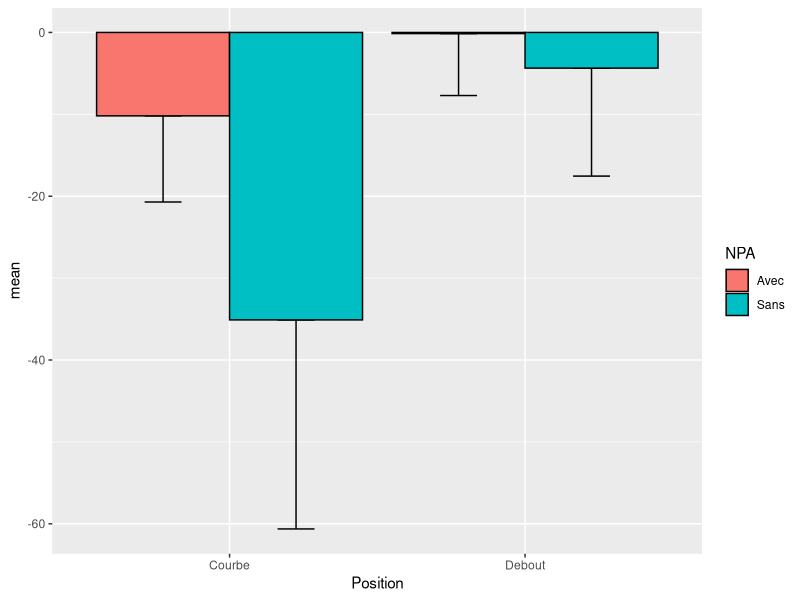
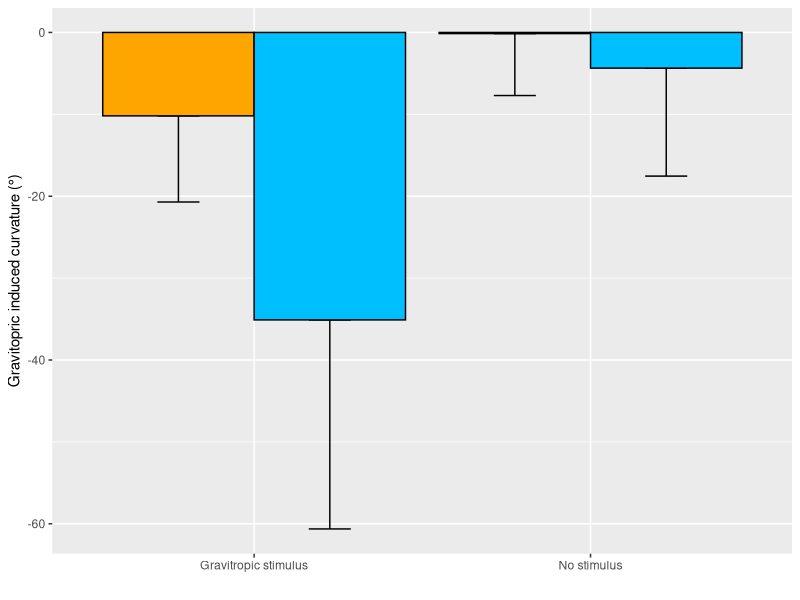

R code for these plots, in order:
## ---- chunk 1
knitr::opts_chunk$set(echo = TRUE, warning = FALSE, message = FALSE)
## ---- chunk 2
library(data.table)
data <- fread(input = "student2/gravi.csv")
head(data)
## ---- chunk 3
# The data.frame version
# head(data[data$Position == "Courbe",])

# The data.table version
head(data[Position == "Courbe"])
## ---- chunk 4
data[Position == "Courbe", mean(angle)]
## ---- chunk 5
# data[Position == "Courbe", list(mean(angle), sd(angle))]
# The same with direct renaming of the new columns
data[Position == "Courbe", list(mean=mean(angle), sd=sd(angle))]
## ---- chunk 6
data[Position == "Courbe", list(mean=mean(angle), sd=sd(angle)), by=list(NPA, time)]
## ---- chunk 7
step1 <- data[, list(diff=angle[time == 1]-angle[time == 0]),
              by=list(Position, NPA, Plante)] 
head(step1)
## ---- chunk 8
step2 <- step1[, list(mean=mean(diff), sd=sd(diff)), by=list(Position, NPA)]
step2
## ---- chunk 9
my_summary <- data[, list(diff=angle[time == 1]-angle[time == 0]),
                   by=list(Position, NPA, Plante)][, list(mean=mean(diff), sd=sd(diff)),
                                                   by=list(Position, NPA)]
## ---- chunk 10
library(ggplot2)
# Main parameters of the plot: What are my x ? My y ? 
# On which parameter do I distinguish my data series ?

g  <- ggplot(data = my_summary, mapping = aes(x = Position, y = mean, fill = NPA))

# A 'basic' barplot + error bars
g.basic <- g + 
  geom_errorbar(width=.25, aes(ymin=mean-sd, ymax=mean), position = position_dodge(0.9)) +
  geom_bar(stat = "identity", position = position_dodge(), color = "black")

g.basic
## ---- chunk 11
# An improved plot
g.improved <- g.basic +
  scale_fill_manual(values = c("orange","deepskyblue")) + # changing the colors
  scale_x_discrete(labels=c("Gravitropic stimulus",
                            "No stimulus")) + # changing the x tick labels
  ylab("Gravitopric induced curvature (°)") + # The x axis title
  xlab("") + # The x axis title
  guides(fill=FALSE) # Hide the legend

g.improved
